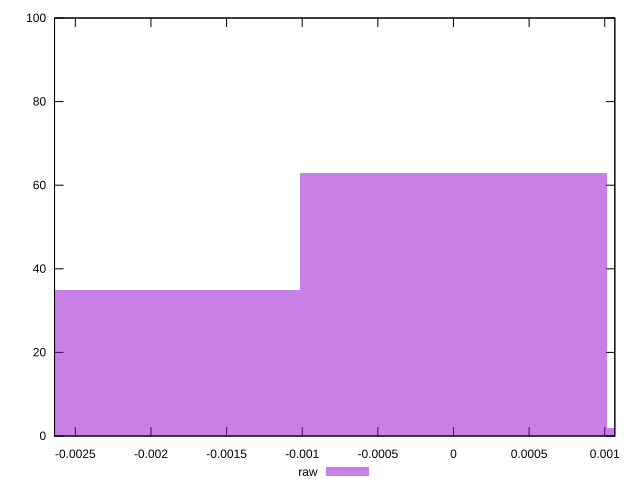

Reproduce this figure in gnuplot.
reset

$raw <<EOF
0 63
-0.0020269997232742736 35
0.0020269997232742736 2
EOF

set key outside below
set boxwidth 0.0020269997232742736
set xrange [-0.0026374256730089664:0.0010666651146040624]
set yrange [0:100]
set trange [0:100]
set style fill transparent solid 0.5 noborder
set terminal svg size 640, 490 enhanced background rgb 'white'
set output "report_00019_2021-02-10T18-14-37.922Z//meta/pScore-difference/samples/pages+cached+noadtech+nomedia+nocss/raw/histogram.svg"

plot $raw title "raw" with boxes

reset
